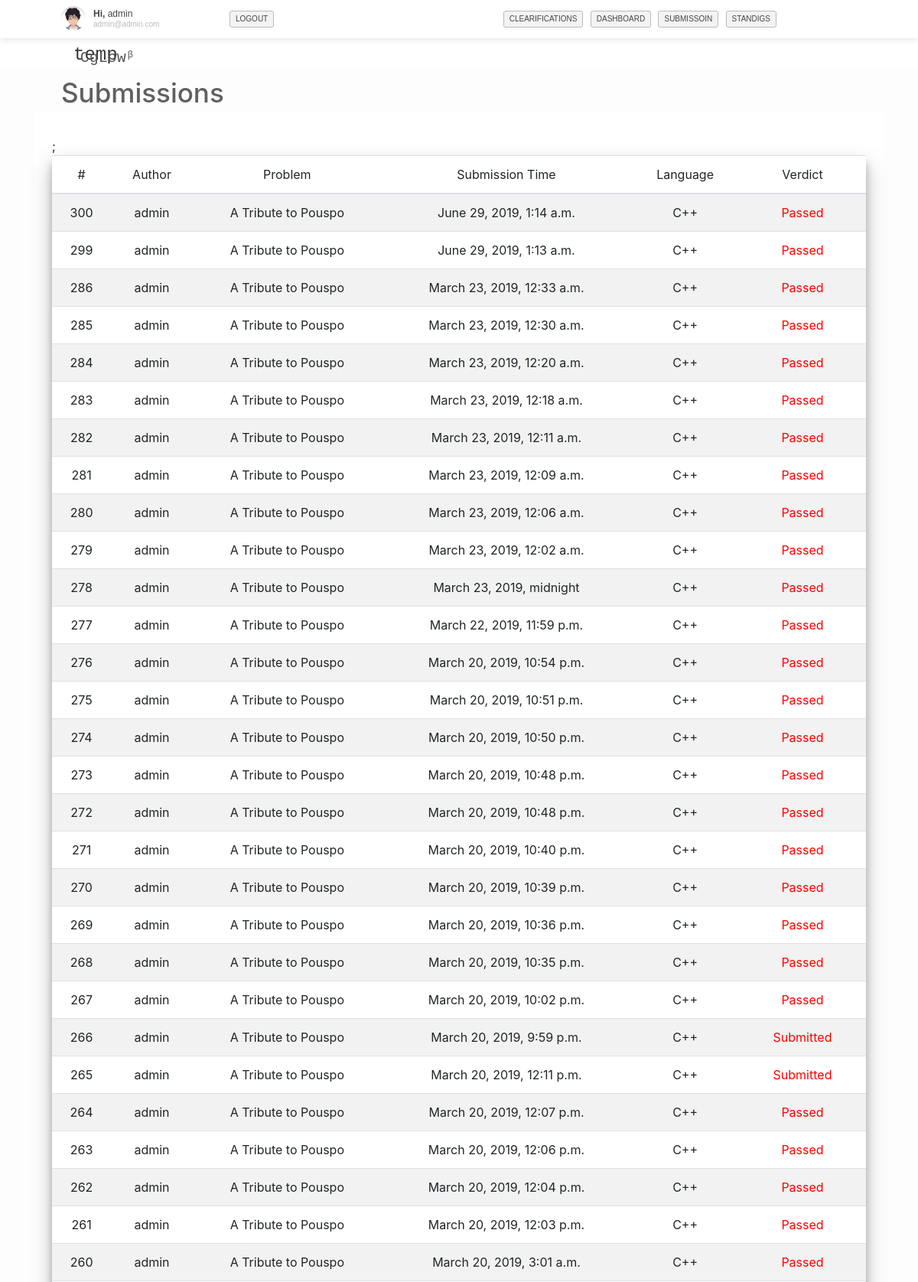
Page /contest/9/submission (signed in, upper part) on the committed database.
### contest/models.py (models this page shows, shortened)
class contest(models.Model):
	name = models.CharField(max_length=200)
	start_time = models.DateTimeField(auto_now=False, auto_now_add=False)
	end_time = models.DateTimeField(auto_now=False, auto_now_add=False)
	def __str__(self):
		return self.name

class contest_submission(models.Model):
	problem_id = models.ForeignKey(contest_problemset, on_delete=models.CASCADE)
	user_id = models.ForeignKey(User, on_delete=models.CASCADE)
	judge_result = models.CharField(max_length=50, default="Submitted")
	submission_time = models.DateTimeField(auto_now_add=True)
	uploaded_file = models.FileField(upload_to='contestData/user_submission/')
	language = models.CharField(max_length=50)

class contest_problemset(models.Model):
	problem_title = models.CharField(max_length=5)
	problem_name = models.CharField(max_length=300)
	problem_file = models.FileField(upload_to='contestData/problemset/', blank=True)
	problem_time_limit = models.FloatField(default=2.0)
	problem_input = models.FileField(upload_to='contestData/problemset_input/', blank=True)
	problem_out = models.FileField(upload_to='contestData/problemset_output/', blank=True)
	total_submit = models.IntegerField(default=0)
	total_solve = models.IntegerField(default=0)
	contest_id = models.ForeignKey(contest, on_delete=models.CASCADE)
	special_judge = models.BooleanField(default=False)

### contest/views.py (the view)
# urls.py: url(r'^(?P<pk>\d+)/submission$', views.contest_individual_submission, name='contest_individual_submission'),
def contest_individual_submission(request, pk=None):
	contest_info = contest_table.objects.get(pk=pk)
	start_time = contest_info.start_time
	current_time = datetime.datetime.now(timezone.utc)
	sub = start_time.timestamp() - current_time.timestamp()
	if sub > 0.0:
		return render(request, 'home/404.html')
	context = {}
	if request.user.is_authenticated:
		context['username'] = request.user.username
	l = contest_submission.objects.filter(user_id=request.user, problem_id__contest_id__id=pk).order_by("-submission_time")
	context['contest_submission'] = l
	context['contest_info'] = contest_info
	context['contest_id'] = pk
	return render(request, 'contest/contest_submission.html', context)

### contest/templates/contest/contest_submission.html (shortened to what this page needs)
{% extends "home/contest_header.html" %}
{% block content %}
	<div>
		<h4 class="white-background-header" style="font-family: Courier New,Courier,Lucida Sans Typewriter,Lucida Typewriter,monospace;">{{contest_info}}</h4>
	 </div>
    <div>
        <div>
            <p style="padding-left: 5rem; font-size: 35px; font-weight: 550; color: rgb(96, 96, 96);"> Submissions </p>
        </div>
        <div style="width: 90%; margin: 0 auto; background-color: red;">
            <div class="row">
                <div class="col-lg-12 col-md-12" style="background-color: white;">
                    <div style="padding-top: 2rem;" >
                        <div class="container">
                            <div class="tablec">
                                <table class="table table-striped" style="box-shadow: 0 14px 28px rgba(0,0,0,0.25), 0 10px 10px rgba(0,0,0,0.22);">
                                    <thead>
                                        <tr style="text-align: center;">
                                            <th>#</th>
                                            <th>Author</th>
                                            <th>Problem</th>
                                            <th>Submission Time</th>
                                            <th>Language</th>
                                            <th>Verdict</th>
                                        </tr>
                                    </thead>
                                    <tbody id="tab">
                                        {% for i in contest_submission %}
                                            <tr style="text-align: center;">
                                                <td>{{i.id}}</td>
                                                <td>{{username}}</td>
                                                <td>{{i.problem_id.problem_name}}</td>
                                                <td>{{i.submission_time}}</td>
                                                <td>{{i.language}}</td>
                                                {% if i.judge_result == "Accepted" %}
                                                    <td style="color: green"> {{i.judge_result}} <i class="fa fa-check-circle" aria-hidden="true"style="padding-left: 0.1rem;"></i></td>;
                                                {% elif i.judge_result == "Not Judged Yet" %}
                                                    <td style="color: #6f6f70"> {{i.judge_result}} <i class="fa fa-spinner fa-pulse fa-fw"></i></td>
                                                {% else %}
                                                    <td style="color: red"> {{i.judge_result}} </td>
                                                {% endif %}
                                            </tr>
                                        {% endfor %}
                                    </tbody>
                                </table>
                            </div>
                        </div>
                    </div>
                </div>
            </div>
        </div>
    </div>
{% endblock %}

### home/templates/home/contest_header.html (shortened to what this page needs)
<!doctype html>
<html lang="en">
  <head>
    {% load staticfiles%}
    <link href="{% static 'home/css/bootstrap.css' %}" rel="stylesheet">
    <link href="https://stackpath.bootstrapcdn.com/font-awesome/4.7.0/css/font-awesome.min.css" rel="stylesheet">
    <link rel="stylesheet" href="{% static 'home/css/light.css' %}">
    <link rel="stylesheet" href="{% static 'home/css/customcss.css' %}">
  </head>
  <body class="website-mode">
    <div id="navigation-container">
        <header class="ribbon">
            <div class="content">
                <div class="h-small">
                    {% if user.is_authenticated %}
                        <div class="h-avatar animated rubberBand" style="background-image: url('/static/home/img/profilelogo.png');">
                        </div>
                        <div class="h-user">
                            <strong>Hi,</strong>
                            {{user.username}}
                            <br>
                            <i>{{user.email}} </i>
                        </div>
                        <ul id="menu" style="float: left;">
                            <li >
                                <a href="{% url 'user_logout' %}">LOGOUT</a>
                            </li>
                        </ul>
                    {% endif %}
                </div>
                <div class="h-large">
                  <ul id="menu">
                      <li>
                          <a href="{% url 'clearification' contest_name=contest_id %}">clearifications</a>
                      </li>
                      <li>
                          <a href="{% url 'contest_dashboard' pk=contest_id %}">DASHBOARD</a>
                      </li>
                      <li>
                          <a href="{% url 'contest_individual_submission' pk=contest_id %}">SUBMISSOIN</a>
                      </li>
                      <li>
                          <a href="{% url 'contest_standing' pk=contest_id %}">STANDIGS</a>
                      </li>
                  </ul>
                </div>
                <div>
                    <a class="navbar-brand" style="font-family: Courier New,Courier,Lucida Sans Typewriter,Lucida Typewriter,monospace; padding-top: 1rem; color: #555759;" href="{% url 'home' %}">
                    CgL&sigma;w
                    <sup style="margin-left: -10px; font-size: 12px;">β</sup>
                    </a>
                </div>
            </div>
        </header>
    </div>
    <div style="margin-top: 50px; padding-bottom: 2rem;">
        {% block content %}
        {% endblock content %}
    </div>
  </body>
<html>

### home/static/home/css/customcss.css (style rules this page uses)
a,abbr,acronym,address,applet,article,aside,audio,b,big,blockquote,canvas,caption,center,cite,code,dd,del,details,dfn,div,dl,dt,em,embed,fieldset,figcaption,figure,footer,form,header,hgroup,html,i,iframe,img,ins,kbd,label,legend,li,mark,menu,nav,object,ol,output,p,pre,q,ruby,s,samp,section,small,span,strike,strong,sub,summary,sup,table,tbody,td,tfoot,th,thead,time,tr,tt,u,ul,var,video { margin: 0; padding: 0; border: 0; font: inherit; vertical-align: baseline; }
header, footer { display: block; }
.website-mode { background: url('https://resources.urionlinejudge.com.br/judge/img/5.0/background.jpg') top center #f5f5f5; }
#navigation-container { height: 100%; min-width: 1000px; line-height: 1; color: #454545; font-family: 'Ubuntu', sans-serif; font-size: 12px; -webkit-font-smoothing: antialiased; margin: 0 auto; padding: 0; }
.ribbon { background: #fff; box-shadow: 0 0 10px 0 #dbdbdb; }
.content { margin: 0 auto; width: 90%; }
header { height: 50px; position: fixed; top: 0px; width: 100%; z-index: 99999; -webkit-transform: translateZ(0); }
.h-large, .h-small, .h-wide { box-sizing: border-box; display: inline-block; float: left; height: 50px; }
.h-small { width: 330px; overflow: hidden; }
.h-large { width: 60%; }
ol,ul { list-style: none; }
#menu, #menu-contest { margin: 14px 20px 14px 0; text-align: right; }
#menu { color: #bbb; }
#menu > li, #menu-contest > li { display: inline-block; position: relative; }
#menu > li > a, #menu-contest > li > a, .friend-request, .friend-request-cancel, .friend-compare, .friend-unfriend, .team-create, .tournament-create, .denounce-topic { border-radius: 3px; display: inline-block; font-size: 10px; margin: 0 3px; padding: 5px 7px; -webkit-transition: all .2s ease; transition: all .2s ease; text-transform: uppercase; }
#menu > li > a { background: #f3f3f3; border: #bbb solid 1px; }
#menu > li > a { color: #454545; outline: 0; text-decoration: none; }
.h-avatar { background-size: 32px; border-radius: 50px; box-shadow: inset 0 2px 0 rgba(0,0,0,.15); float: left; height: 32px; margin: 8px 10px 8px 20px; width: 32px; -webkit-box-shadow: inset 0 2px 0 rgba(0,0,0,.15); }
.h-user { float: left; margin: 12px 0; overflow: hidden; text-overflow: ellipsis; white-space: nowrap; width: 175px; }
.h-user strong { font-weight: 700; }
.h-user i { color: #bbb; display: inline-block; font-size: 10px; max-width: 100%; overflow: hidden; padding: 3px 0 0; text-overflow: ellipsis; white-space: nowrap; }

### rows in the picture
contest: name "temp"
contest_submission: id "300", problem_id.problem_name "A Tribute to Pouspo", submission_time "June 29, 2019, 1:14 a.m.", language "C++", judge_result "Passed"
contest_submission: id "299", problem_id.problem_name "A Tribute to Pouspo", submission_time "June 29, 2019, 1:13 a.m.", language "C++", judge_result "Passed"
contest_submission: id "286", problem_id.problem_name "A Tribute to Pouspo", submission_time "March 23, 2019, 12:33 a.m.", language "C++", judge_result "Passed"
contest_submission: id "285", problem_id.problem_name "A Tribute to Pouspo", submission_time "March 23, 2019, 12:30 a.m.", language "C++", judge_result "Passed"
contest_submission: id "284", problem_id.problem_name "A Tribute to Pouspo", submission_time "March 23, 2019, 12:20 a.m.", language "C++", judge_result "Passed"
contest_submission: id "283", problem_id.problem_name "A Tribute to Pouspo", submission_time "March 23, 2019, 12:18 a.m.", language "C++", judge_result "Passed"
contest_submission: id "282", problem_id.problem_name "A Tribute to Pouspo", submission_time "March 23, 2019, 12:11 a.m.", language "C++", judge_result "Passed"
contest_submission: id "281", problem_id.problem_name "A Tribute to Pouspo", submission_time "March 23, 2019, 12:09 a.m.", language "C++", judge_result "Passed"
contest_submission: id "280", problem_id.problem_name "A Tribute to Pouspo", submission_time "March 23, 2019, 12:06 a.m.", language "C++", judge_result "Passed"
contest_submission: id "279", problem_id.problem_name "A Tribute to Pouspo", submission_time "March 23, 2019, 12:02 a.m.", language "C++", judge_result "Passed"
contest_submission: id "278", problem_id.problem_name "A Tribute to Pouspo", submission_time "March 23, 2019, midnight", language "C++", judge_result "Passed"
contest_submission: id "277", problem_id.problem_name "A Tribute to Pouspo", submission_time "March 22, 2019, 11:59 p.m.", language "C++", judge_result "Passed"
contest_submission: id "276", problem_id.problem_name "A Tribute to Pouspo", submission_time "March 20, 2019, 10:54 p.m.", language "C++", judge_result "Passed"
contest_submission: id "275", problem_id.problem_name "A Tribute to Pouspo", submission_time "March 20, 2019, 10:51 p.m.", language "C++", judge_result "Passed"
contest_submission: id "274", problem_id.problem_name "A Tribute to Pouspo", submission_time "March 20, 2019, 10:50 p.m.", language "C++", judge_result "Passed"
contest_submission: id "273", problem_id.problem_name "A Tribute to Pouspo", submission_time "March 20, 2019, 10:48 p.m.", language "C++", judge_result "Passed"
contest_submission: id "272", problem_id.problem_name "A Tribute to Pouspo", submission_time "March 20, 2019, 10:48 p.m.", language "C++", judge_result "Passed"
contest_submission: id "271", problem_id.problem_name "A Tribute to Pouspo", submission_time "March 20, 2019, 10:40 p.m.", language "C++", judge_result "Passed"
contest_submission: id "270", problem_id.problem_name "A Tribute to Pouspo", submission_time "March 20, 2019, 10:39 p.m.", language "C++", judge_result "Passed"
contest_submission: id "269", problem_id.problem_name "A Tribute to Pouspo", submission_time "March 20, 2019, 10:36 p.m.", language "C++", judge_result "Passed"
contest_submission: id "268", problem_id.problem_name "A Tribute to Pouspo", submission_time "March 20, 2019, 10:35 p.m.", language "C++", judge_result "Passed"
contest_submission: id "267", problem_id.problem_name "A Tribute to Pouspo", submission_time "March 20, 2019, 10:02 p.m.", language "C++", judge_result "Passed"
contest_submission: id "266", problem_id.problem_name "A Tribute to Pouspo", submission_time "March 20, 2019, 9:59 p.m.", language "C++", judge_result "Submitted"
contest_submission: id "265", problem_id.problem_name "A Tribute to Pouspo", submission_time "March 20, 2019, 12:11 p.m.", language "C++", judge_result "Submitted"
contest_submission: id "264", problem_id.problem_name "A Tribute to Pouspo", submission_time "March 20, 2019, 12:07 p.m.", language "C++", judge_result "Passed"
contest_submission: id "263", problem_id.problem_name "A Tribute to Pouspo", submission_time "March 20, 2019, 12:06 p.m.", language "C++", judge_result "Passed"
contest_submission: id "262", problem_id.problem_name "A Tribute to Pouspo", submission_time "March 20, 2019, 12:04 p.m.", language "C++", judge_result "Passed"
contest_submission: id "261", problem_id.problem_name "A Tribute to Pouspo", submission_time "March 20, 2019, 12:03 p.m.", language "C++", judge_result "Passed"
contest_submission: id "260", problem_id.problem_name "A Tribute to Pouspo", submission_time "March 20, 2019, 3:01 a.m.", language "C++", judge_result "Passed"

### other values in the picture
{{ user.username }} "admin"
{{ user.email }} "admin@admin.com"
{{ username }} "admin"
